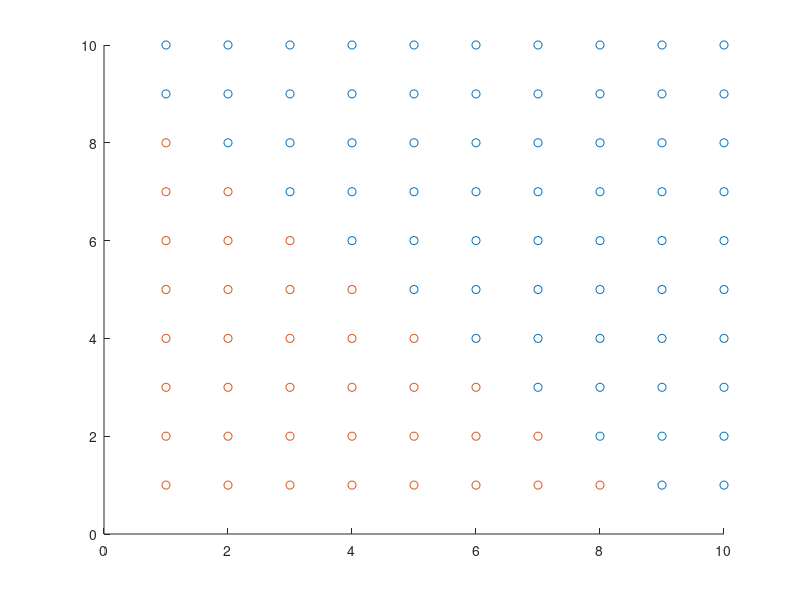

Here is the MATLAB script that generated this plot: (Note: this script raises an error after producing the figure.)
clear;clc;
[x1,x2]=meshgrid(1:10,1:10);
x=[x1(:)';x2(:)'];
y=(x(1,:)+x(2,:)<10)+1;
scatter(x(1,y==1),x(2,y==1),'blue')
hold on
scatter(x(1,y==2),x(2,y==2),'red')

for k=1:200
    i=rand()*9+1;
    j=rand()*9+1;
    if knn(x,y,[i;j],5)==1
        scatter(i,j,'blue','filled')
    else
        scatter(i,j,'red','filled')
    end
end